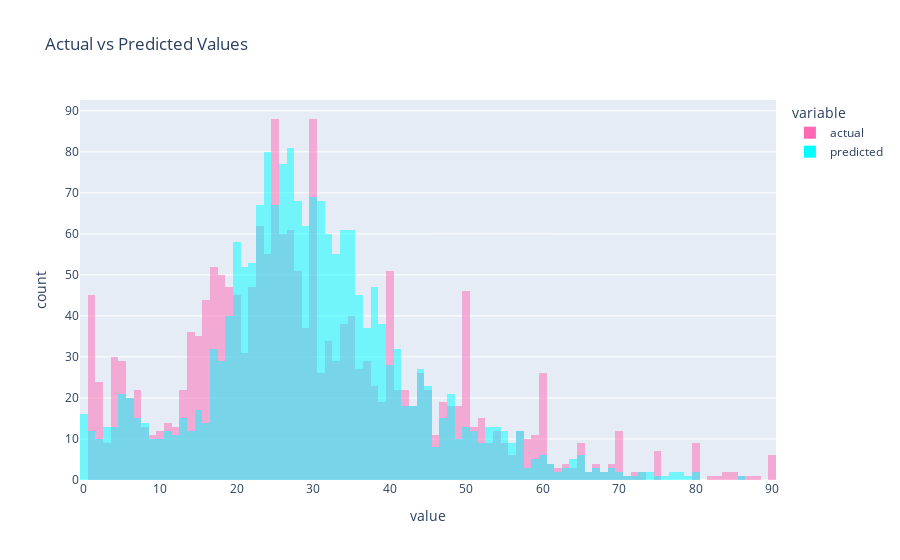

Notebook code for this chart:
### Code cell
# Create histogram of actual and predicted values
fig = px.histogram(df, x=['actual','predicted'], nbins=100, title='Actual vs Predicted Values', color_discrete_sequence=['hotpink', 'aqua'], barmode='overlay')

# Save figure
fig.write_image('actual_vs_predicted.png')

# Make it dark
plt.style.use('dark_background')

# Show figure
fig.show()

### Figure 1 — Plotly figure (JSON) as saved in the notebook; plotly's stock layout.template omitted (floating-point values rounded to 4 significant figures; data arrays with more than 128 entries replaced by an {"elided": "..."} marker saying what was removed)
{"data": [{"alignmentgroup": "True", "bingroup": "x", "hovertemplate": "variable=actual<br>value=%{x}<br>count=%{y}<extra></extra>", "legendgroup": "actual", "marker": {"color": "hotpink", "opacity": 0.5, "pattern": {"shape": ""}}, "name": "actual", "nbinsx": 100, "offsetgroup": "actual", "orientation": "v", "showlegend": true, "type": "histogram", "x": {"elided": "1897 int values"}, "xaxis": "x", "yaxis": "y"}, {"alignmentgroup": "True", "bingroup": "x", "hovertemplate": "variable=predicted<br>value=%{x}<br>count=%{y}<extra></extra>", "legendgroup": "predicted", "marker": {"color": "aqua", "opacity": 0.5, "pattern": {"shape": ""}}, "name": "predicted", "nbinsx": 100, "offsetgroup": "predicted", "orientation": "v", "showlegend": true, "type": "histogram", "x": {"elided": "1897 float values"}, "xaxis": "x", "yaxis": "y"}], "layout": {"barmode": "overlay", "legend": {"title": {"text": "variable"}, "tracegroupgap": 0}, "title": {"text": "Actual vs Predicted Values"}, "xaxis": {"anchor": "y", "domain": [0, 1], "title": {"text": "value"}}, "yaxis": {"anchor": "x", "domain": [0, 1], "title": {"text": "count"}}}}
